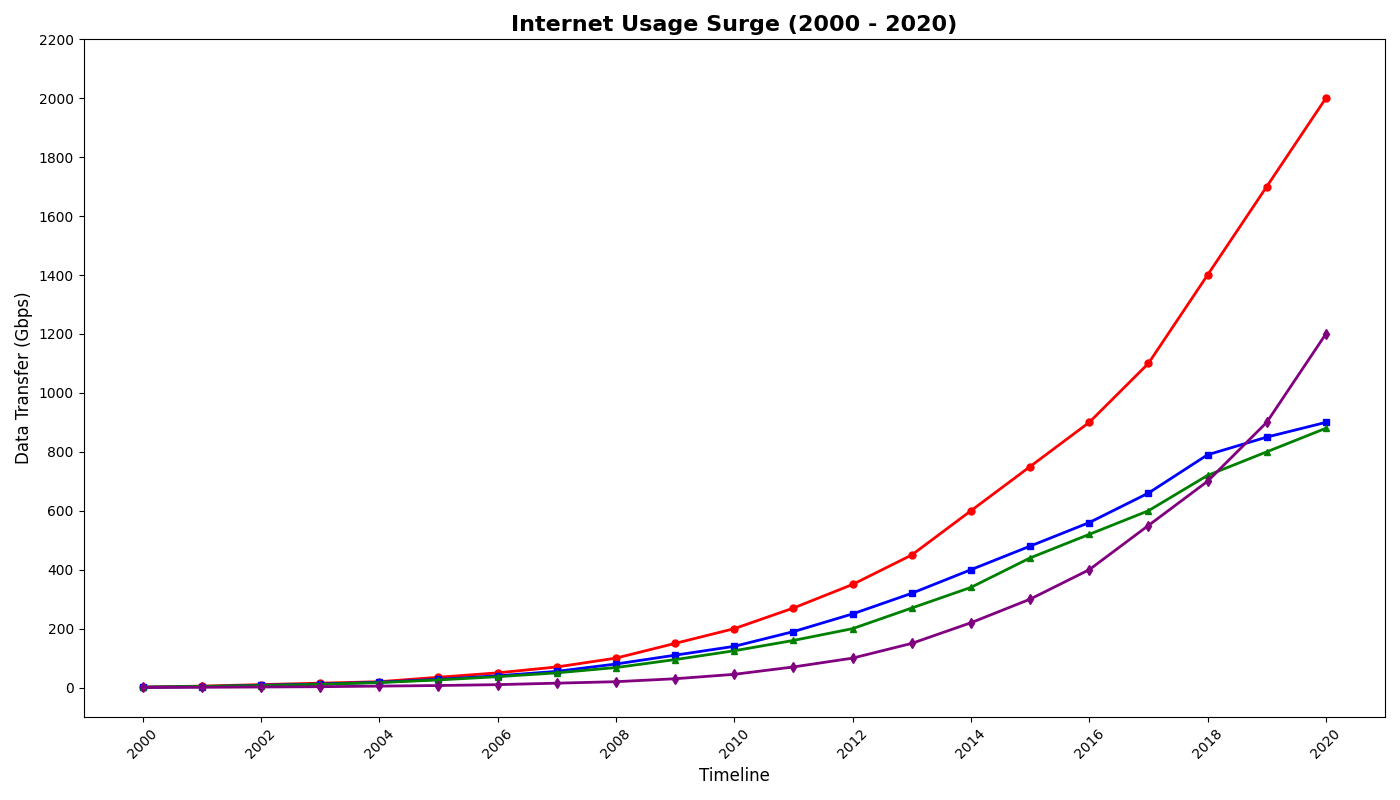

Source code (Python):
import matplotlib.pyplot as plt
import numpy as np

years = np.arange(2000, 2021)
asia_bandwidth = np.array([2, 5, 10, 15, 20, 35, 50, 70, 100, 150, 200, 270, 350, 450, 600, 750, 900, 1100, 1400, 1700, 2000])
europe_bandwidth = np.array([1, 3, 8, 12, 18, 28, 40, 55, 80, 110, 140, 190, 250, 320, 400, 480, 560, 660, 790, 850, 900])
north_america_bandwidth = np.array([1.5, 4, 7, 11, 17, 26, 37, 50, 68, 95, 125, 160, 200, 270, 340, 440, 520, 600, 720, 800, 880])
africa_bandwidth = np.array([0.5, 1, 2, 3, 5, 7, 10, 15, 20, 30, 45, 70, 100, 150, 220, 300, 400, 550, 700, 900, 1200])

plt.figure(figsize=(14, 8))

plt.plot(years, asia_bandwidth, color='red', linewidth=2, marker='o', markersize=5)
plt.plot(years, europe_bandwidth, color='blue', linewidth=2, marker='s', markersize=5)
plt.plot(years, north_america_bandwidth, color='green', linewidth=2, marker='^', markersize=5)
plt.plot(years, africa_bandwidth, color='purple', linewidth=2, marker='d', markersize=5)

plt.title('Internet Usage Surge (2000 - 2020)', fontsize=16, fontweight='bold')
plt.xlabel('Timeline', fontsize=12)
plt.ylabel('Data Transfer (Gbps)', fontsize=12)

plt.xticks(np.arange(2000, 2021, 2), rotation=45)
plt.yticks(np.arange(0, 2201, 200))

plt.tight_layout()
plt.show()
